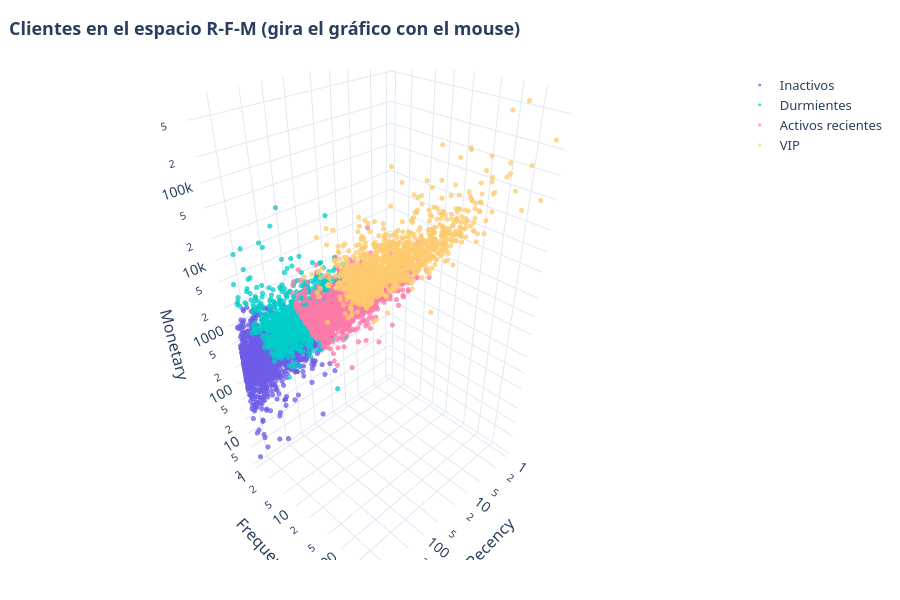

Write notebook code for a chart like this one.
### Markdown cell above
### 🧭 Cómo leer los clusters
| Cluster | Quiénes son | Acción sugerida |
|---|---|---|
| **Inactivos** | Casi 1 compra y más de un año sin volver; aportan muy poco ingreso | Campaña de reactivación de bajo costo o descartar |
| **Durmientes** | Compraban bastante (≈5 compras, ticket alto) pero llevan ~7 meses sin volver | **Prioridad de reactivación:** ofertas personalizadas |
| **Activos recientes** | Compraron hace ~1 mes, pocas compras y gasto moderado | Fidelizar para que pasen a VIP |
| **VIP** | Compran muy seguido (≈19 compras) y concentran la mayor parte del ingreso | Programa de lealtad, atención preferente |

### Code cell
# Mapa 3D interactivo de los clusters (ejes logarítmicos)
fig = px.scatter_3d(rfm, x="Recency", y="Frequency", z="Monetary", color="Cluster_Nombre", log_x=True, log_y=True, log_z=True,
                    hover_data=["Customer ID", "Segmento_Negocio"], opacity=0.75,
                    category_orders={"Cluster_Nombre": NOMBRES})
fig.update_traces(marker_size=3)
estilo(fig, "Clientes en el espacio R-F-M (gira el gráfico con el mouse)", 600).show()

### Figure 1 — Plotly figure (JSON) as saved in the notebook; plotly's stock layout.template omitted (floating-point values rounded to 4 significant figures; data arrays with more than 128 entries replaced by an {"elided": "..."} marker saying what was removed)
{"data": [{"customdata": {"elided": "1959x2 str values"}, "hovertemplate": "Cluster_Nombre=Inactivos<br>Recency=%{x}<br>Frequency=%{y}<br>Monetary=%{z}<br>Customer ID=%{customdata[0]}<br>Segmento_Negocio=%{customdata[1]}<extra></extra>", "legendgroup": "Inactivos", "marker": {"color": "#6C5CE7", "opacity": 0.75, "size": 3, "symbol": "circle"}, "mode": "markers", "name": "Inactivos", "scene": "scene", "showlegend": true, "type": "scatter3d", "x": {"elided": "1959 int values"}, "y": {"elided": "1959 int values"}, "z": {"elided": "1959 float values"}}, {"customdata": {"elided": "1447x2 str values"}, "hovertemplate": "Cluster_Nombre=Durmientes<br>Recency=%{x}<br>Frequency=%{y}<br>Monetary=%{z}<br>Customer ID=%{customdata[0]}<br>Segmento_Negocio=%{customdata[1]}<extra></extra>", "legendgroup": "Durmientes", "marker": {"color": "#00CEC9", "opacity": 0.75, "size": 3, "symbol": "circle"}, "mode": "markers", "name": "Durmientes", "scene": "scene", "showlegend": true, "type": "scatter3d", "x": {"elided": "1447 int values"}, "y": {"elided": "1447 int values"}, "z": {"elided": "1447 float values"}}, {"customdata": {"elided": "1248x2 str values"}, "hovertemplate": "Cluster_Nombre=Activos recientes<br>Recency=%{x}<br>Frequency=%{y}<br>Monetary=%{z}<br>Customer ID=%{customdata[0]}<br>Segmento_Negocio=%{customdata[1]}<extra></extra>", "legendgroup": "Activos recientes", "marker": {"color": "#FD79A8", "opacity": 0.75, "size": 3, "symbol": "circle"}, "mode": "markers", "name": "Activos recientes", "scene": "scene", "showlegend": true, "type": "scatter3d", "x": {"elided": "1248 int values"}, "y": {"elided": "1248 int values"}, "z": {"elided": "1248 float values"}}, {"customdata": {"elided": "1179x2 str values"}, "hovertemplate": "Cluster_Nombre=VIP<br>Recency=%{x}<br>Frequency=%{y}<br>Monetary=%{z}<br>Customer ID=%{customdata[0]}<br>Segmento_Negocio=%{customdata[1]}<extra></extra>", "legendgroup": "VIP", "marker": {"color": "#FDCB6E", "opacity": 0.75, "size": 3, "symbol": "circle"}, "mode": "markers", "name": "VIP", "scene": "scene", "showlegend": true, "type": "scatter3d", "x": {"elided": "1179 int values"}, "y": {"elided": "1179 int values"}, "z": {"elided": "1179 float values"}}], "layout": {"font": {"family": "Segoe UI, Arial", "size": 13}, "height": 600, "legend": {"title": {"text": ""}, "tracegroupgap": 0}, "margin": {"b": 40, "l": 40, "r": 20, "t": 70}, "scene": {"domain": {"x": [0.0, 1.0], "y": [0.0, 1.0]}, "xaxis": {"title": {"text": "Recency"}, "type": "log"}, "yaxis": {"title": {"text": "Frequency"}, "type": "log"}, "zaxis": {"title": {"text": "Monetary"}, "type": "log"}}, "title": {"text": "<b>Clientes en el espacio R-F-M (gira el gráfico con el mouse)</b>", "x": 0.01}}}
